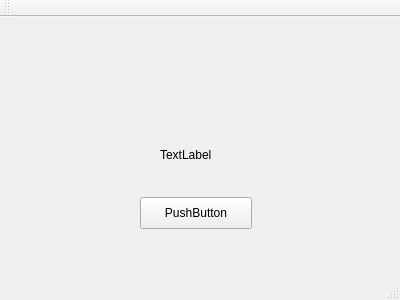
<?xml version="1.0" encoding="UTF-8"?>
<ui version="4.0">
 <class>MainWindow</class>
 <widget class="QMainWindow" name="MainWindow">
  <property name="geometry">
   <rect>
    <x>0</x>
    <y>0</y>
    <width>400</width>
    <height>300</height>
   </rect>
  </property>
  <property name="windowTitle">
   <string>MainWindow</string>
  </property>
  <widget class="QWidget" name="centralWidget">
   <widget class="QPushButton" name="pushButton">
    <property name="geometry">
     <rect>
      <x>140</x>
      <y>180</y>
      <width>112</width>
      <height>32</height>
     </rect>
    </property>
    <property name="text">
     <string>PushButton</string>
    </property>
   </widget>
   <widget class="QLabel" name="label">
    <property name="geometry">
     <rect>
      <x>160</x>
      <y>130</y>
      <width>58</width>
      <height>16</height>
     </rect>
    </property>
    <property name="text">
     <string>TextLabel</string>
    </property>
   </widget>
  </widget>
  <widget class="QMenuBar" name="menuBar">
   <property name="geometry">
    <rect>
     <x>0</x>
     <y>0</y>
     <width>400</width>
     <height>22</height>
    </rect>
   </property>
  </widget>
  <widget class="QToolBar" name="mainToolBar">
   <attribute name="toolBarArea">
    <enum>TopToolBarArea</enum>
   </attribute>
   <attribute name="toolBarBreak">
    <bool>false</bool>
   </attribute>
  </widget>
  <widget class="QStatusBar" name="statusBar"/>
 </widget>
 <layoutdefault spacing="6" margin="11"/>
 <resources/>
 <connections/>
</ui>
